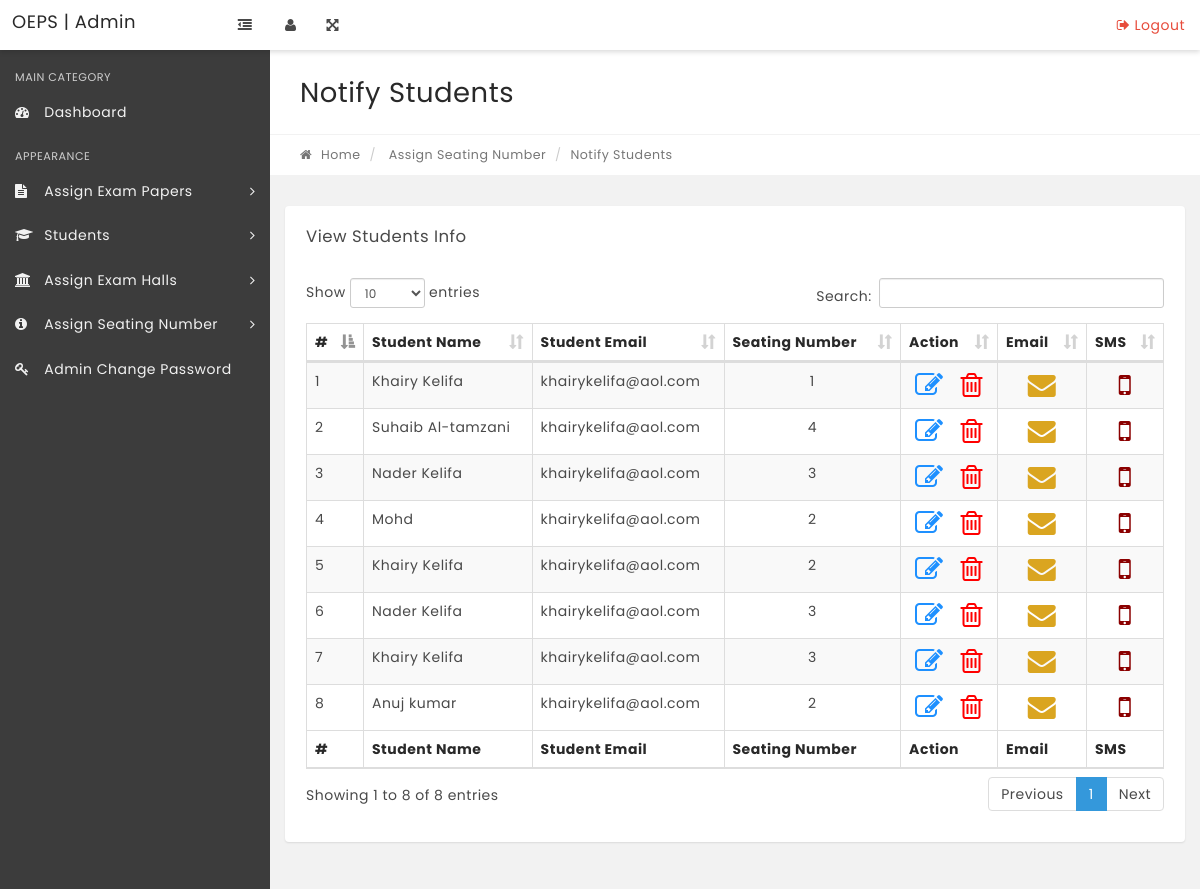
The app's page /OEPS/Notify-Students.php with its own data.
### tables this page shows
CREATE TABLE `studentinfo` (
  `id` int(11) NOT NULL,
  `StudentName` varchar(100) NOT NULL,
  `MatricNumber` varchar(100) NOT NULL,
  `StudentEmail` varchar(100) NOT NULL,
  `MobileNumber` char(14) NOT NULL,
  `CourseName` varchar(100) NOT NULL,
  `Section` varchar(10) NOT NULL,
  `ExamDate` varchar(100) NOT NULL,
  `StartTime` varchar(100) NOT NULL,
  `EndTime` varchar(100) NOT NULL,
  `HallName` varchar(100) NOT NULL,
  `LevelNumber` int(2) NOT NULL,
  `Wing` varchar(5) NOT NULL,
  `Region` varchar(100) NOT NULL,
  `SeatingNumber` int(11) NOT NULL
);

### OEPS/Notify-Students.php (the view, shortened to what this page needs)
<?php
include 'includes/config.php';
if (strlen($_SESSION['alogin']) == "") {
    header("Location: index.php");
} else {
    ?>
<!DOCTYPE html>
<html lang="en">
    <head>
      <link rel="stylesheet" href="css/bootstrap.min.css" media="screen" >
      <link rel="stylesheet" href="css/font-awesome.min.css" media="screen" >
      <link rel="stylesheet" href="css/animate-css/animate.min.css" media="screen" >
      <link rel="stylesheet" href="css/lobipanel/lobipanel.min.css" media="screen" >
      <link rel="stylesheet" href="css/prism/prism.css" media="screen" >
      <link rel="stylesheet" type="text/css" href="js/DataTables/datatables.min.css"/>
      <link rel="stylesheet" href="css/main.css" media="screen" >
    </head>
    <body class="top-navbar-fixed">
        <div class="main-wrapper">
   <?php include 'includes/topbar.php';?>
            <div class="content-wrapper">
                <div class="content-container">
<?php include 'includes/leftbar.php';?>
                    <div class="main-page">
                        <div class="container-fluid">
                            <div class="row page-title-div">
                                <div class="col-md-6">
                                    <h2 class="title">Notify Students</h2>
                                </div>
                            </div>
                            <div class="row breadcrumb-div">
                                <div class="col-md-6">
                                    <ul class="breadcrumb">
            							<li><a href="dashboard.php"><i class="fa fa-home"></i> Home</a></li>
                                        <li> Assign Seating Number</li>
            							<li class="active">Notify Students</li>
            						</ul>
                                </div>
                            </div>
                        </div>
                        <section class="section">
                            <div class="container-fluid">
                                <div class="row">
                                    <div class="col-md-12">
                                        <div class="panel">
                                            <div class="panel-heading">
                                                <div class="panel-title">
                                                    <h5>View Students Info</h5>
                                                </div>
                                            </div>
                                            <div class="panel-body p-20">
                                                <table id="example" class="display table table-striped table-bordered" cellspacing="0" width="100%">
                                                    <thead>
                                                        <tr>
                                                            <th>#</th>
                                                            <th>Student Name</th>
                                                            <th>Student Email</th>
                                                            <th> Seating Number</th>
                                                            <th>Action</th>
                                                            <th>Email</th>
                                                            <th >SMS</th>
                                                        </tr>
                                                        </thead>
                                                        <tfoot>
                                                    <tr>
                                                        <th>#</th>
                                                            <th>Student Name</th>
                                                            <th>Student Email</th>
                                                            <th> Seating Number</th>
                                                            <th>Action</th>
                                                            <th>Email</th>
                                                            <th>SMS</th>
                                                            </tr>
                                                    </tfoot>
                                                 <tbody>
<?php
    $sql = "SELECT * from studentinfo ";
    $query = $dbh->prepare($sql);
    $query->execute();
    $results = $query->fetchAll(PDO::FETCH_OBJ);
    $cnt = 1;
    if ($query->rowCount() > 0) {
        foreach ($results as $result) {?>
<tr>
 <td><?php echo htmlentities($cnt); ?></td>
 <td><?php echo htmlentities($result->StudentName); ?></td>
 <td ><?php echo htmlentities($result->StudentEmail); ?></td>
 <td align="center"><?php echo htmlentities($result->SeatingNumber); ?></td>
<td align="center">
<a href="Edit-NotifyStudent.php?stid=<?php echo htmlentities($result->id);?>"><i class="fa fa-edit fa-2x" title="Edit Record" style="color:DodgerBlue ;" ></i> </a> &nbsp;&nbsp;
<a href="Notify-Students.php?del=<?php echo htmlentities($result->id); ?>"><i class="fa fa-trash-o fa-2x" title= "Delete row" style="color:red;"  onClick="return confirm('Do you really want to delete the Student from the Addmission list ?');"> </i> </a>
</td>
<td align="center">
<a href="Send-email.php?id=<?php echo htmlentities($result->id);?>"><i class="fa fa-envelope fa-2x" title="Send Email"style="color:GoldenRod  ;" ></i> </a>
</td>
<td align="center">
<a href="Send-sms.php?id=<?php echo htmlentities($result->id); ?>"><i class="fa fa-mobile fa-2x" title="Send SMS" style="color:DarkRed;"></i> </a>
</td>
</tr>
<?php $cnt = $cnt + 1;}}?>
                                                    </tbody>
                                                </table>
                                            </div>
                                        </div>
                                    </div>
                                                </div>
                                            </div>
                                        </div>
                                    </div>
                                </div>
                            </div>
    </body>
</html>
<?php }?>

### records on screen
studentinfo: StudentName "Khairy Kelifa", StudentEmail "khairykelifa@aol.com", SeatingNumber "1"
studentinfo: StudentName "Suhaib Al-tamzani", StudentEmail "khairykelifa@aol.com", SeatingNumber "4"
studentinfo: StudentName "Nader Kelifa", StudentEmail "khairykelifa@aol.com", SeatingNumber "3"
studentinfo: StudentName "Mohd", StudentEmail "khairykelifa@aol.com", SeatingNumber "2"
studentinfo: StudentName "Khairy Kelifa", StudentEmail "khairykelifa@aol.com", SeatingNumber "2"
studentinfo: StudentName "Nader Kelifa", StudentEmail "khairykelifa@aol.com", SeatingNumber "3"
studentinfo: StudentName "Khairy Kelifa", StudentEmail "khairykelifa@aol.com", SeatingNumber "3"
studentinfo: StudentName "Anuj kumar", StudentEmail "khairykelifa@aol.com", SeatingNumber "2"
